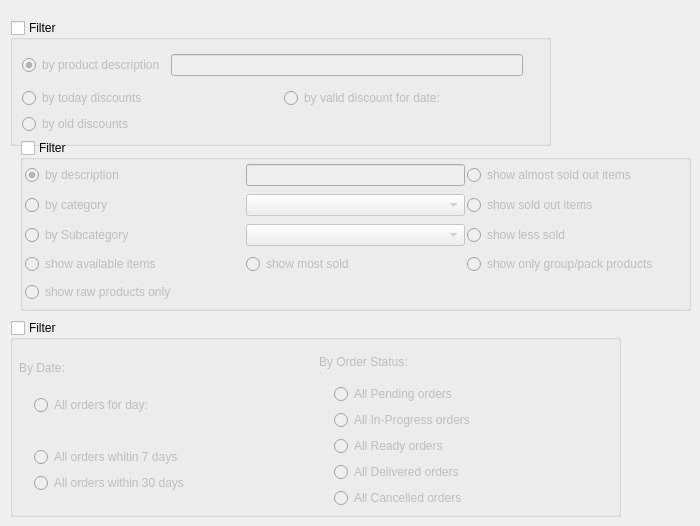
     <widget class="QWidget" name="pageFilters">
      <widget class="QGroupBox" name="groupFilterOffers">
       <property name="geometry">
        <rect>
         <x>10</x>
         <y>20</y>
         <width>541</width>
         <height>126</height>
        </rect>
       </property>
       <property name="sizePolicy">
        <sizepolicy hsizetype="Minimum" vsizetype="Minimum">
         <horstretch>0</horstretch>
         <verstretch>0</verstretch>
        </sizepolicy>
       </property>
       <property name="title">
        <string>Filter</string>
       </property>
       <property name="checkable">
        <bool>true</bool>
       </property>
       <property name="checked">
        <bool>false</bool>
       </property>
       <layout class="QGridLayout" name="_2">
        <item row="0" column="0" colspan="2">
         <layout class="QHBoxLayout" name="_3">
          <item>
           <widget class="QRadioButton" name="chOffersFilterByProduct">
            <property name="text">
             <string>by product description</string>
            </property>
            <property name="checked">
             <bool>true</bool>
            </property>
           </widget>
          </item>
          <item>
           <widget class="QLineEdit" name="editOffersFilterByProduct">
            <property name="sizePolicy">
             <sizepolicy hsizetype="MinimumExpanding" vsizetype="Fixed">
              <horstretch>0</horstretch>
              <verstretch>0</verstretch>
             </sizepolicy>
            </property>
           </widget>
          </item>
          <item>
           <widget class="QStackedWidget" name="stackedWidget_2">
            <property name="maximumSize">
             <size>
              <width>10</width>
              <height>16777215</height>
             </size>
            </property>
            <widget class="QWidget" name="page_3"/>
            <widget class="QWidget" name="page_5">
             <widget class="QCheckBox" name="chChainiedFilterForCategories">
              <property name="geometry">
               <rect>
                <x>-60</x>
                <y>0</y>
                <width>244</width>
                <height>151</height>
               </rect>
              </property>
              <property name="text">
               <string>Chain Dep/Category Filters</string>
              </property>
             </widget>
             <widget class="QRadioButton" name="rbProductsFilterByDepartment">
              <property name="geometry">
               <rect>
                <x>-475</x>
                <y>0</y>
                <width>206</width>
                <height>22</height>
               </rect>
              </property>
              <property name="text">
               <string>by department</string>
              </property>
             </widget>
             <widget class="QComboBox" name="comboProductsFilterByDepartment">
              <property name="geometry">
               <rect>
                <x>-267</x>
                <y>-2</y>
                <width>205</width>
                <height>27</height>
               </rect>
              </property>
             </widget>
            </widget>
            <widget class="QWidget" name="page_4"/>
           </widget>
          </item>
         </layout>
        </item>
        <item row="1" column="0">
         <widget class="QRadioButton" name="chOffersTodayDiscounts">
          <property name="text">
           <string>by today discounts</string>
          </property>
          <property name="checked">
           <bool>false</bool>
          </property>
         </widget>
        </item>
        <item row="1" column="1">
         <widget class="QRadioButton" name="chOffersSelectDate">
          <property name="text">
           <string>by valid discount for date:</string>
          </property>
         </widget>
        </item>
        <item row="2" column="0">
         <widget class="QRadioButton" name="chOffersOldDiscounts">
          <property name="text">
           <string>by old discounts</string>
          </property>
         </widget>
        </item>
        <item row="2" column="1">
         <widget class="KDateWidget" name="offersDateEditor" native="true">
          <property name="date" stdset="0">
           <date>
            <year>2009</year>
            <month>1</month>
            <day>1</day>
           </date>
          </property>
         </widget>
        </item>
       </layout>
      </widget>
      <widget class="QGroupBox" name="groupFilterProducts">
       <property name="geometry">
        <rect>
         <x>20</x>
         <y>140</y>
         <width>671</width>
         <height>171</height>
        </rect>
       </property>
       <property name="sizePolicy">
        <sizepolicy hsizetype="MinimumExpanding" vsizetype="Minimum">
         <horstretch>0</horstretch>
         <verstretch>0</verstretch>
        </sizepolicy>
       </property>
       <property name="minimumSize">
        <size>
         <width>0</width>
         <height>0</height>
        </size>
       </property>
       <property name="maximumSize">
        <size>
         <width>16777215</width>
         <height>16777215</height>
        </size>
       </property>
       <property name="title">
        <string>Filter</string>
       </property>
       <property name="flat">
        <bool>false</bool>
       </property>
       <property name="checkable">
        <bool>true</bool>
       </property>
       <property name="checked">
        <bool>false</bool>
       </property>
       <layout class="QGridLayout" name="gridLayout_3">
        <property name="leftMargin">
         <number>2</number>
        </property>
        <property name="topMargin">
         <number>2</number>
        </property>
        <property name="rightMargin">
         <number>2</number>
        </property>
        <property name="bottomMargin">
         <number>2</number>
        </property>
        <property name="horizontalSpacing">
         <number>2</number>
        </property>
        <item row="3" column="0">
         <widget class="QRadioButton" name="rbProductsFilterByAvailable">
          <property name="text">
           <string>show available items</string>
          </property>
         </widget>
        </item>
        <item row="0" column="0">
         <widget class="QRadioButton" name="rbProductsFilterByDesc">
          <property name="text">
           <string>by description</string>
          </property>
          <property name="checked">
           <bool>true</bool>
          </property>
         </widget>
        </item>
        <item row="0" column="1">
         <widget class="QLineEdit" name="editProductsFilterByDesc">
          <property name="sizePolicy">
           <sizepolicy hsizetype="Minimum" vsizetype="Fixed">
            <horstretch>0</horstretch>
            <verstretch>0</verstretch>
           </sizepolicy>
          </property>
         </widget>
        </item>
        <item row="0" column="2">
         <widget class="QRadioButton" name="rbProductsFilterByAlmostSoldOut">
          <property name="text">
           <string>show almost sold out items</string>
          </property>
         </widget>
        </item>
        <item row="4" column="0" colspan="2">
         <widget class="QRadioButton" name="rbProductsFilterByRaw">
          <property name="text">
           <string>show raw products only</string>
          </property>
         </widget>
        </item>
        <item row="1" column="0">
         <widget class="QRadioButton" name="rbProductsFilterByCategory">
          <property name="text">
           <string>by category</string>
          </property>
         </widget>
        </item>
        <item row="1" column="1">
         <widget class="QComboBox" name="comboProductsFilterByCategory">
          <property name="sizePolicy">
           <sizepolicy hsizetype="Minimum" vsizetype="Fixed">
            <horstretch>0</horstretch>
            <verstretch>0</verstretch>
           </sizepolicy>
          </property>
         </widget>
        </item>
        <item row="1" column="2">
         <widget class="QRadioButton" name="rbProductsFilterByNotAvailable">
          <property name="text">
           <string>show sold out items</string>
          </property>
         </widget>
        </item>
        <item row="3" column="1">
         <widget class="QRadioButton" name="rbProductsFilterByMostSold">
          <property name="text">
           <string>show most sold</string>
          </property>
         </widget>
        </item>
        <item row="2" column="0">
         <widget class="QRadioButton" name="rbProductsFilterBySubCategory">
          <property name="text">
           <string>by Subcategory</string>
          </property>
         </widget>
        </item>
        <item row="2" column="1">
         <widget class="QComboBox" name="comboProductsFilterBySubCategory"/>
        </item>
        <item row="2" column="2">
         <widget class="QRadioButton" name="rbProductsFilterByLessSold">
          <property name="text">
           <string>show less sold</string>
          </property>
         </widget>
        </item>
        <item row="3" column="2">
         <widget class="QRadioButton" name="rbProductsFilterByGroup">
          <property name="text">
           <string>show only group/pack products</string>
          </property>
         </widget>
        </item>
       </layout>
      </widget>
      <widget class="QGroupBox" name="groupSOFilter">
       <property name="geometry">
        <rect>
         <x>10</x>
         <y>320</y>
         <width>611</width>
         <height>197</height>
        </rect>
       </property>
       <property name="title">
        <string>Filter</string>
       </property>
       <property name="checkable">
        <bool>true</bool>
       </property>
       <property name="checked">
        <bool>false</bool>
       </property>
       <layout class="QGridLayout" name="gridLayout_7">
        <property name="leftMargin">
         <number>6</number>
        </property>
        <property name="topMargin">
         <number>6</number>
        </property>
        <property name="rightMargin">
         <number>6</number>
        </property>
        <property name="bottomMargin">
         <number>6</number>
        </property>
        <item row="0" column="0">
         <layout class="QVBoxLayout" name="verticalLayout_14">
          <item>
           <widget class="QLabel" name="label_5">
            <property name="text">
             <string>By Date:</string>
            </property>
           </widget>
          </item>
          <item>
           <layout class="QVBoxLayout" name="verticalLayout_13">
            <property name="leftMargin">
             <number>15</number>
            </property>
            <item>
             <widget class="QRadioButton" name="rbSOByDate">
              <property name="text">
               <string>All orders for day:</string>
              </property>
             </widget>
            </item>
            <item>
             <layout class="QHBoxLayout" name="horizontalLayout_5">
              <item>
               <spacer name="horizontalSpacer_2">
                <property name="orientation">
                 <enum>Qt::Horizontal</enum>
                </property>
                <property name="sizeType">
                 <enum>QSizePolicy::Fixed</enum>
                </property>
                <property name="sizeHint" stdset="0">
                 <size>
                  <width>15</width>
                  <height>20</height>
                 </size>
                </property>
               </spacer>
              </item>
              <item>
               <widget class="KDateWidget" name="datePicker" native="true"/>
              </item>
             </layout>
            </item>
            <item>
             <widget class="QRadioButton" name="rbSOByThisWeek">
              <property name="text">
               <string>All orders whitin 7 days</string>
              </property>
             </widget>
            </item>
            <item>
             <widget class="QRadioButton" name="rbSOByThisMonth">
              <property name="text">
               <string>All orders within 30 days</string>
              </property>
             </widget>
            </item>
            <item>
             <spacer name="verticalSpacer">
              <property name="orientation">
               <enum>Qt::Vertical</enum>
              </property>
              <property name="sizeType">
               <enum>QSizePolicy::Fixed</enum>
              </property>
              <property name="sizeHint" stdset="0">
               <size>
                <width>20</width>
                <height>15</height>
               </size>
              </property>
             </spacer>
            </item>
           </layout>
          </item>
         </layout>
        </item>
        <item row="0" column="1">
         <layout class="QVBoxLayout" name="verticalLayout_12">
          <item>
           <widget class="QLabel" name="label_4">
            <property name="text">
             <string>By Order Status:</string>
            </property>
           </widget>
          </item>
          <item>
           <layout class="QVBoxLayout" name="verticalLayout_11">
            <property name="leftMargin">
             <number>15</number>
            </property>
            <item>
             <widget class="QRadioButton" name="rbSOByStatusPending">
              <property name="text">
               <string>All Pending orders</string>
              </property>
             </widget>
            </item>
            <item>
             <widget class="QRadioButton" name="rbSOByStatusInProgress">
              <property name="text">
               <string>All In-Progress orders</string>
              </property>
             </widget>
            </item>
            <item>
             <widget class="QRadioButton" name="rbSOByStatusReady">
              <property name="text">
               <string>All Ready orders</string>
              </property>
             </widget>
            </item>
            <item>
             <widget class="QRadioButton" name="rbSOByStatusDelivered">
              <property name="text">
               <string>All Delivered orders</string>
              </property>
             </widget>
            </item>
            <item>
             <widget class="QRadioButton" name="rbSOByStatusCancelled">
              <property name="text">
               <string>All Cancelled orders</string>
              </property>
             </widget>
            </item>
           </layout>
          </item>
         </layout>
        </item>
       </layout>
      </widget>
     </widget>
